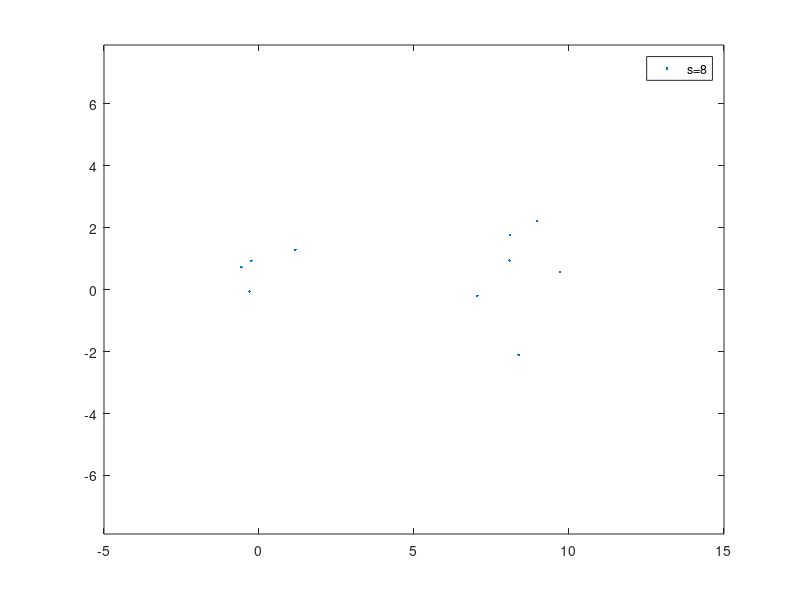

Here is the MATLAB script that generated this plot: (Note: this script raises an error after producing the figure.)
% Generate data
nLabeled = 5;
X = zeros(4096,2);
Y = zeros(4096,1);
s = 8;
for i = 1:4096
    tmp = rand(1);
    if tmp<0.5
        X(i,:) = randn(1,2);
        Y(i) = 1;
    else
        X(i,:) = randn(1,2)+[s,0];
        Y(i) = -1;
    end
end
trainingSet = [Y,X];

% build graph and predict
% Method 1: harmonic 
disp('harmonic');
nData = 10;
k = 2;
% choose data
index = nLabeled+randperm(size(trainingSet,1)-nLabeled,nData-nLabeled);
data = [trainingSet(1:nLabeled,:); trainingSet(index,:)];
figure;
plot(data(:,2),data(:,3),'.');
legend(['s=' num2str(s)]);
xlim([-5,15]);
axis equal;

% get graph matrix
graph = buildGraphTest(data,k,nLabeled);

% get Laplacian matrix L
L = diag(sum(graph))-graph;

% get the true labels of data
yLabeled = data(1:nLabeled,1);
yUnlabeled = data(nLabeled+1:end,1);

% predict and calculate accuracy
yUnlabeledPredictScore = -inv(L(nLabeled+1:end,nLabeled+1:end))*L(nLabeled+1:end,1:nLabeled)*yLabeled
yUnlabeledPredict = yUnlabeledPredictScore;
yUnlabeledPredict(yUnlabeledPredictScore>0) = 1;
yUnlabeledPredict(yUnlabeledPredictScore<0) = -1;
acc = sum(yUnlabeled==yUnlabeledPredict)/length(yUnlabeled)


% Method 2a: SVM
% fix k
disp('SVM');
i = 1;
k = 2;
b = 0;
nData = 10;

% training
% get Laplacian matrix L
L = diag(sum(graph))-graph;
L = full(L);

% get kernel matrix K
Lplus = pinv(L);
if b == -1
    b = max(diag(Lplus));
end
K = Lplus+ b;

% get labels of training data
yLabeled = trainingSet(1:nLabeled,1);

% learning a classifier with SVM
[U,S,V] = svd(K);
X = U*sqrt(S);
svmModel = fitcsvm(X(1:nLabeled,:),yLabeled,'BoxConstraint',inf);

% predict unlabeled data and calculate accuracy
yUnlabeledPredictScore = X(nLabeled+1:end,:)*svmModel.Beta+svmModel.Bias
yUnlabeledPredict = predict(svmModel,X(nLabeled+1:end,:));
yUnlabeled = data(nLabeled+1:end,1);
acc = sum(yUnlabeled==yUnlabeledPredict)/length(yUnlabeled)
